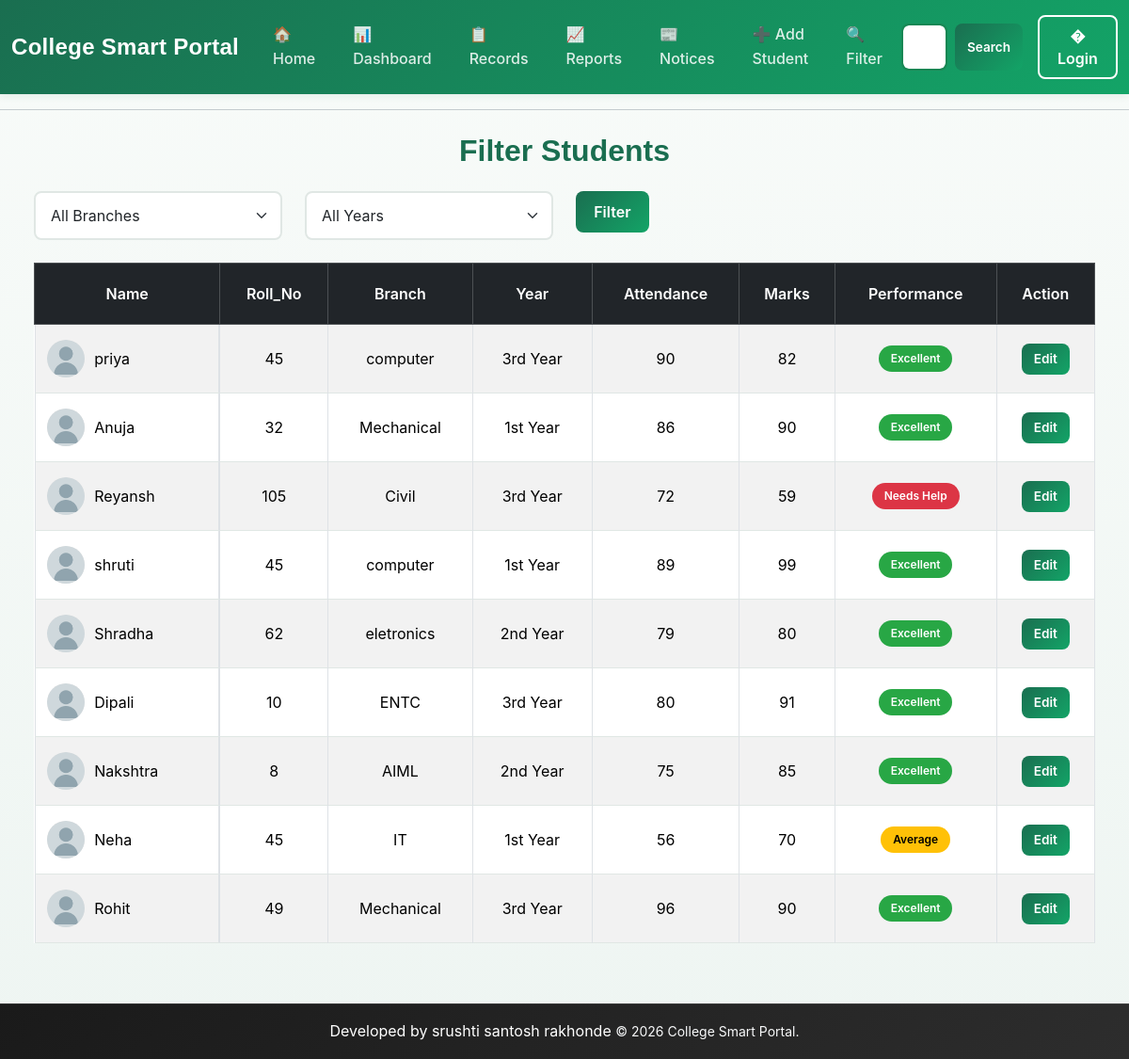
/filter, run on an earlier commit of the app's database.
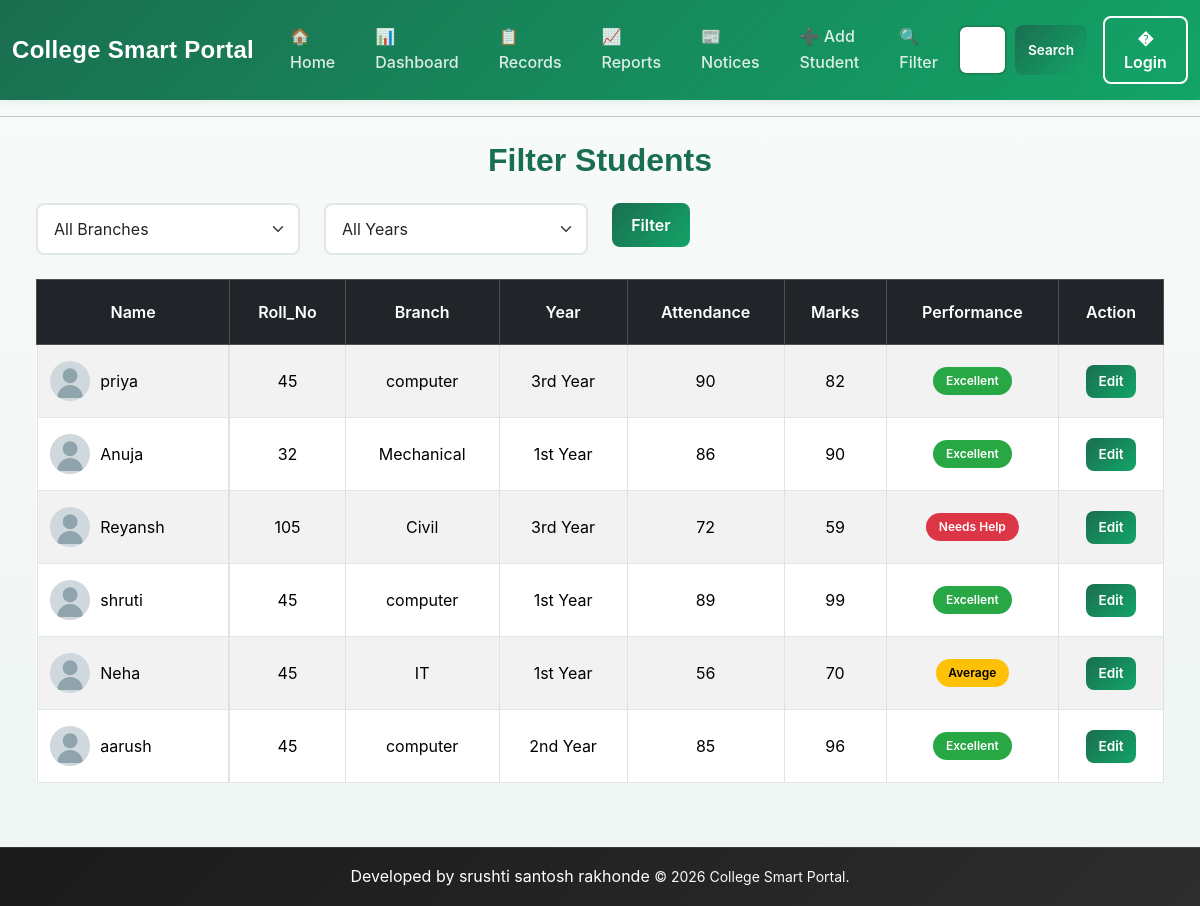
And on a later commit of the database.
### tables this page shows
CREATE TABLE students (
                    id INTEGER PRIMARY KEY AUTOINCREMENT,
                    name TEXT NOT NULL,
                    roll_no INTEGER NOT NULL,
                    marks INTEGER NOT NULL,
                    branch TEXT NOT NULL,
                    attendance INTEGER DEFAULT 0
                 , photo TEXT DEFAULT 'default.png', year TEXT DEFAULT '1st Year');

### project_flask.py (the view)
@app.route("/filter")
def filter():
    selected_branch = request.args.get("branch", "")
    selected_year = request.args.get("year", "")
    conn = get_db()
    cursor = conn.cursor()
    cursor.execute("""
        SELECT DISTINCT branch
        FROM students
        ORDER BY branch
    """)
    branches = [row["branch"] for row in cursor.fetchall()]
    cursor.execute("""
        SELECT DISTINCT year
        FROM students
        ORDER BY year
    """)
    years = [row["year"] for row in cursor.fetchall()]
    if selected_branch and selected_year:
        cursor.execute(
            "SELECT * FROM students WHERE branch = ? AND year = ?",
            (selected_branch, selected_year)
        )
    elif selected_branch:
        cursor.execute(
            "SELECT * FROM students WHERE branch = ?",
            (selected_branch,)
        )
    elif selected_year:
        cursor.execute(
            "SELECT * FROM students WHERE year = ?",
            (selected_year,)
        )
    else:
        cursor.execute("SELECT * FROM students")
    students = cursor.fetchall()
    return render_template(
        "filter.html",
        students=students,
        branches=branches,
        years=years,
        selected_branch=selected_branch,
        selected_year=selected_year
    )

### database.py (called while the page is built)
def get_db():
    conn = sqlite3.connect(DB_PATH)
    conn.row_factory = sqlite3.Row
    return conn

### templates/filter.html (shortened to what this page needs)
{% extends "base.html" %}
{% block content %}
<div class="container mt-4">
    <h2 class="text-center mb-4">Filter Students</h2>
    <form method="GET" action="{{ url_for('filter') }}" class="row mb-4">
        <div class="col-md-3">
            <select name="branch" class="form-select">
                <option value="">All Branches</option>
            </select>
        </div>
        <div class="col-md-3">
            <select name="year" class="form-select">
                <option value="">All Years</option>
            </select>
        </div>
        <div class="col-md-2">
            <button type="submit" class="btn btn-primary">
                Filter
            </button>
        </div>
    </form>
    <div class="table-responsive">
        <table class="table table-bordered table-striped table-hover text-center align-middle">
            <thead class="table-dark">
                <tr>
                    <th>Name</th>
                    <th>Roll_No</th>
                    <th>Branch</th>
                    <th>Year</th>
                    <th>Attendance</th>
                    <th>Marks</th>
                    <th>Performance</th>
                    <th>Action</th>
                </tr>
            </thead>
            <tbody>
                {% for student in students %}
                <tr>
                    <td style="display:flex; align-items:center; gap:10px;">
                        {% if student['photo'] %}
                            <img src="{{ url_for('static', filename='uploads/' + student['photo']) }}"
                                 alt="{{ student['name'] }}"
                                 style="width:40px; height:40px; border-radius:50%; object-fit:cover; background:#f0f0f0;">
                        {% else %}
                            <img src="{{ url_for('static', filename='uploads/default.png') }}"
                                 alt="Default"
                                 style="width:40px; height:40px; border-radius:50%; object-fit:cover; background:#f0f0f0;">
                        {% endif %}
                        <span>{{ student["name"] }}</span>
                    </td>
                    <td>{{ student["roll_no"] }}</td>
                    <td>{{ student["branch"] }}</td>
                    <td>{{ student["year"] }}</td>
                    <td>{{ student["attendance"] }}</td>
                    <td>{{ student["marks"] }}</td>
                    <td>
                        {% if student["marks"] >= 80 %}
                            <span class="badge bg-success">Excellent</span>
                        {% elif student["marks"] >= 60 %}
                            <span class="badge bg-warning text-dark">Average</span>
                        {% else %}
                            <span class="badge bg-danger">Needs Help</span>
                        {% endif %}
                    </td>
                    <td>
                        <a href="{{ url_for('edit_student', id=student['id']) }}"
                           class="btn btn-sm btn-primary">
                            Edit
                        </a>
                    </td>
                </tr>
                {% endfor %}
            </tbody>
        </table>
    </div>
</div>
{% endblock %}

### templates/base.html (shortened to what this page needs)
<!DOCTYPE html>
<html lang="en">
<head>
    <link href="https://cdn.jsdelivr.net/npm/bootstrap@5.3.2/dist/css/bootstrap.min.css" rel="stylesheet">
    <link href="https://cdnjs.cloudflare.com/ajax/libs/font-awesome/6.4.0/css/all.min.css" rel="stylesheet">
    <link rel="stylesheet" href="{{ url_for('static', filename='style.css') }}">
</head>
<body>
    <nav class="navbar navbar-expand-lg navbar-dark bg-success">
        <div class="container">
            <a class="navbar-brand" href="/">College Smart Portal</a>
            <div class="collapse navbar-collapse" id="mainNavbar">
                <ul class="navbar-nav me-auto mb-2 mb-lg-0">
                    <li class="nav-item"><a class="nav-link" href="{{ url_for('home') }}">🏠 Home</a></li>
                    <li class="nav-item"><a class="nav-link" href="{{ url_for('dashboard') }}">📊 Dashboard</a></li>
                    <li class="nav-item"><a class="nav-link" href="{{ url_for('records') }}">📋 Records</a></li>
                    <li class="nav-item"><a class="nav-link" href="{{ url_for('reports') }}">📈 Reports</a></li>
                    <li class="nav-item"><a class="nav-link" href="{{ url_for('notices') }}">📰 Notices</a></li>
                    <li class="nav-item"><a class="nav-link" href="{{ url_for('add_student') }}">➕ Add Student</a></li>
                    <li class="nav-item"><a class="nav-link" href="{{ url_for('filter') }}">🔍 Filter</a></li>
                </ul>
                <form action="{{ url_for('search') }}" method="GET" class="d-flex mb-3 mb-lg-0">
                    <input type="search" name="q" class="form-control form-control-sm border-success" placeholder="Search..." value="{{ request.args.get('q', '') }}">
                    <button type="submit" class="btn btn-success btn-sm ms-2">Search</button>
                </form>
                <div class="d-flex align-items-center ms-lg-3 mt-3 mt-lg-0">
                    {% if session.get('username') %}
                        <span class="btn btn-info py-2 me-2 disabled">👤 {{ session.get('username') }}</span>
                        <a href="{{ url_for('logout') }}" class="btn btn-danger py-2"> �Logout</a>
                    {% else %}
                        <a href="{{ url_for('login') }}" class="btn btn-outline-light py-2">� Login</a>
                    {% endif %}
                </div>
            </div>
        </div>
    </nav>
    <hr>
    <div class="container mt-4">
        <div class="container mt-4">
            {% block content %}{% endblock %}
        </div>
    </div>
      <footer class="bg-dark text-white text-center py-3 mt-5">
        <div class="container">
            Developed by <a href="https://github.com/yourusername" class="text-light"></a>srushti santosh rakhonde
            <small class="text-light">
               © 2026 College Smart Portal.
           </small>
        </div>
    </footer>
</body>
</html>

### static/style.css (style rules this page uses)
:root { --primary-color: #1a6e50; --secondary-color: #13a467; --accent-color: #0f8b5c; --light-bg: #f8fbf9; --card-shadow: 0 4px 15px rgba(26, 110, 80, 0.1); --card-shadow-hover: 0 8px 25px rgba(26, 110, 80, 0.15); }
* { font-family: 'Inter', sans-serif; }
body { background: linear-gradient(180deg, #f8fbf9 0%, #eef5f2 100%); min-height: 100vh; color: #2c3e50; line-height: 1.6; }
.navbar { background: linear-gradient(135deg, #1a6e50 0%, #13a467 100%) !important; box-shadow: 0 2px 8px rgba(26, 110, 80, 0.1); padding: 1rem 0; }
.navbar-brand { font-family: 'Poppins', sans-serif; font-size: 1.5rem; font-weight: 700; color: white !important; letter-spacing: 0.3px; }
.nav-link { color: rgba(255, 255, 255, 0.85) !important; font-weight: 500; transition: all 0.3s ease; padding: 0.5rem 1rem !important; border-radius: 6px; margin: 0 4px; }
.form-control { border-radius: 8px; border: 2px solid #e0e7e4; padding: 0.6rem 1rem; transition: all 0.3s ease; font-size: 0.95rem; }
.badge { font-size: 0.75rem; padding: 0.5rem 0.8rem; border-radius: 999px; font-weight: 600; }
.badge.bg-success { background-color: #28a745 !important; }
.badge.bg-warning { background-color: #ffc107 !important; color: #000 !important; }
.btn { border-radius: 8px; font-weight: 600; padding: 0.6rem 1.2rem; transition: all 0.3s ease; border: none; }
.btn-primary, .btn-success, .btn-info { background: linear-gradient(135deg, #1a6e50, #13a467); border: none; }
.btn-outline-light { border: 2px solid white; color: white; }
.btn-sm { padding: 0.4rem 0.8rem; font-size: 0.85rem; }
.table { background: white; border-collapse: collapse; }
.table thead.table-dark { background: linear-gradient(135deg, #1a6e50, #13a467) !important; }
.table tbody tr { border-bottom: 1px solid #e0e7e4; transition: all 0.3s ease; }
.table td { padding: 1rem 0.8rem; vertical-align: middle; }
.table th { font-weight: 600; padding: 1.2rem 0.8rem; color: white !important; }
.form-control, .form-select { border-radius: 8px; border: 2px solid #e0e7e4; padding: 0.75rem 1rem; transition: all 0.3s ease; }
.form-control::placeholder { color: #999; font-size: 0.95rem; }
footer { background: linear-gradient(135deg, #1a1a1a, #2d2d2d) !important; color: white; padding: 2rem 0; margin-top: 4rem; border-top: 1px solid rgba(255, 255, 255, 0.1); }
h1, h2, h3, h4, h5, h6 { font-family: 'Poppins', sans-serif; font-weight: 700; color: #1a6e50; }
.container { max-width: 1200px; }

What changed in the data, as far as the page shows it:
removed students: photo (placeholder picture), name "Shradha", roll_no "62", branch "eletronics", year "2nd Year", attendance "79", marks "80", shows "Excellent"
removed students: photo (placeholder picture), name "Dipali", roll_no "10", branch "ENTC", year "3rd Year", attendance "80", marks "91", shows "Excellent"
removed students: photo (placeholder picture), name "Nakshtra", roll_no "8", branch "AIML", year "2nd Year", attendance "75", marks "85", shows "Excellent"
removed students: photo (placeholder picture), name "Rohit", roll_no "49", branch "Mechanical", year "3rd Year", attendance "96", marks "90", shows "Excellent"
added students: photo (placeholder picture), name "aarush", roll_no "45", branch "computer", year "2nd Year", attendance "85", marks "96", shows "Excellent"
